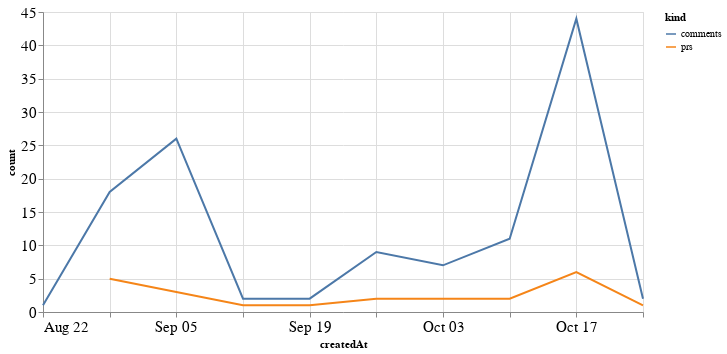

Write notebook code for a chart like this one.
### Code cell
alt.Chart(total_time, width=600).mark_line().encode(
    x='createdAt',
    y='count',
    color='kind'
)

### Figure 1 — Vega-Lite specification as saved in the notebook (floating-point values rounded to 4 significant figures)
{"config": {"axisLeft": {"labelFontSize": 15}, "axisBottom": {"labelFontSize": 15}}, "data": {"name": "data-6e746648eb1d3f8a5551903a889c8b39"}, "mark": "line", "encoding": {"color": {"type": "nominal", "field": "kind"}, "x": {"type": "temporal", "field": "createdAt"}, "y": {"type": "quantitative", "field": "count"}}, "width": 600, "$schema": "https://vega.github.io/schema/vega-lite/v4.8.1.json", "datasets": {"data-6e746648eb1d3f8a5551903a889c8b39": [{"createdAt": "2021-08-29T00:00:00", "kind": "prs", "count": 5.0}, {"createdAt": "2021-09-05T00:00:00", "kind": "prs", "count": 3.0}, {"createdAt": "2021-09-12T00:00:00", "kind": "prs", "count": 1.0}, {"createdAt": "2021-09-19T00:00:00", "kind": "prs", "count": 1.0}, {"createdAt": "2021-09-26T00:00:00", "kind": "prs", "count": 2.0}, {"createdAt": "2021-10-03T00:00:00", "kind": "prs", "count": 2.0}, {"createdAt": "2021-10-10T00:00:00", "kind": "prs", "count": 2.0}, {"createdAt": "2021-10-17T00:00:00", "kind": "prs", "count": 6.0}, {"createdAt": "2021-10-24T00:00:00", "kind": "prs", "count": 1.0}, {"createdAt": "2021-08-22T00:00:00", "kind": "prs", "count": null}, {"createdAt": "2021-08-29T00:00:00", "kind": "comments", "count": 18.0}, {"createdAt": "2021-09-05T00:00:00", "kind": "comments", "count": 26.0}, {"createdAt": "2021-09-12T00:00:00", "kind": "comments", "count": 2.0}, {"createdAt": "2021-09-19T00:00:00", "kind": "comments", "count": 2.0}, {"createdAt": "2021-09-26T00:00:00", "kind": "comments", "count": 9.0}, {"createdAt": "2021-10-03T00:00:00", "kind": "comments", "count": 7.0}, {"createdAt": "2021-10-10T00:00:00", "kind": "comments", "count": 11.0}, {"createdAt": "2021-10-17T00:00:00", "kind": "comments", "count": 44.0}, {"createdAt": "2021-10-24T00:00:00", "kind": "comments", "count": 2.0}, {"createdAt": "2021-08-22T00:00:00", "kind": "comments", "count": 1.0}]}}
